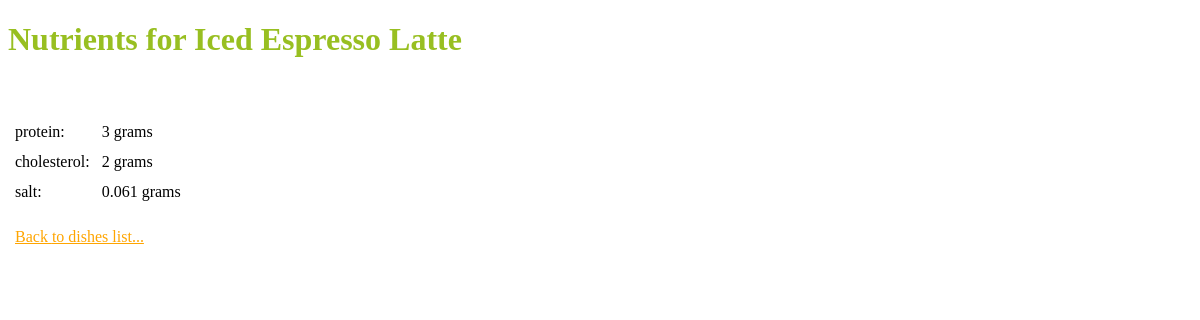
Screenshot of /dishNutrients.php?dish=4 with the database file from the repository.
### tables this page shows
CREATE TABLE IF NOT EXISTS `dish` (
  `id` int(11) NOT NULL AUTO_INCREMENT,
  `name` varchar(500) NOT NULL,
  `quantityPerPortion` int(11) NOT NULL,
  `portionUnit` int(11) NOT NULL,
  `calories` int(11) NOT NULL,
  `dishType` int(11) NOT NULL DEFAULT '1',
  PRIMARY KEY (`id`)
);

CREATE TABLE IF NOT EXISTS `nutrient` (
  `id` int(11) NOT NULL AUTO_INCREMENT,
  `name` varchar(100) NOT NULL,
  `unit` int(11) NOT NULL,
  `isImportant` tinyint(4) NOT NULL DEFAULT '0',
  PRIMARY KEY (`id`),
  KEY `unit` (`unit`)
);

CREATE TABLE IF NOT EXISTS `dishNutrients` (
  `dishId` int(11) NOT NULL,
  `nutrientId` int(11) NOT NULL,
  `quantity` float NOT NULL,
  PRIMARY KEY (`dishId`,`nutrientId`)
);

### Classes/Dish.php (called while the page is built, shortened)
<?php
include_once($_SERVER['DOCUMENT_ROOT'] . '/Classes/DishNutrient.php');
class Dish {
    private $name;
    public function getName() {
        return $this->name;
    }
    public function load($id) {
        $sql = "SELECT * FROM dish
                WHERE id = {$id}";
        $result = mysql_query($sql);
        $row = mysql_fetch_assoc($result);
        $this->name = $row['name'];
        return true;
    }
}
?>

### Classes/DishNutrient.php (called while the page is built, shortened)
<?php
class DishNutrient {
    private $name;
    private $unit;
    private $quantity;
    public function getName() {
        return $this->name;
    }
    public function getQuantity() {
        return $this->quantity;
    }
    public function setQuantity($quantity) {
        $this->quantity = $quantity;
    }
    public function getUnit() {
        return $this->unit;
    }
    public function load($id) {
        $sql = "SELECT * FROM nutrient
                WHERE id = {$id}";
        $result = mysql_query($sql);
        $row = mysql_fetch_assoc($result);
        $this->name = $row['name'];
        $this->unit = $row['unit'];
        $this->quantity = null;
        return true;
    }
    public static function getAllByDishId($id) {
        $sql = "SELECT dish.id as dish, dishNutrients.quantity, nutrient.id as nutrient
                FROM dishNutrients
                     INNER JOIN dish
                         ON dishNutrients.dishId = dish.id
                     INNER JOIN nutrient
                         ON dishNutrients.nutrientId = nutrient.id
                WHERE dish.id = {$id}";
        $result = mysql_query($sql);
        $nutrients = array();
        while ($row = mysql_fetch_assoc($result)) {
            $nutrients[$row['nutrient']] = new DishNutrient();
            $nutrients[$row['nutrient']]->load($row['nutrient']);
            $nutrients[$row['nutrient']]->setQuantity($row['quantity']);
        }
        return $nutrients;
    }
}
?>

### Classes/HelpClass.php (called while the page is built, shortened)
<?php
class HelpClass {
    public static function getUnits() {
        $sql = "SELECT * FROM unit";
        $result = mysql_query($sql);
        $units = array();
        while ($row = mysql_fetch_assoc($result)) {
            $units[$row['id']] = $row['name'];
        }
        return $units;
    }
}
?>

### dishNutrients.php (the view, shortened to what this page needs)
<?php
include_once('Classes/HelpClass.php');
include_once('Classes/Dish.php');
include_once('Classes/DishNutrient.php');
$units = HelpClass::getUnits();
$dish = null;
if (isset($_GET['dish'])) {
    $dish = new Dish();
    $dish->load($_GET['dish']);
} if ($dish) {
    $nutrients = DishNutrient::getAllByDishId($_GET['dish']);
} else {
    $nutrients = DishNutrient::getAllNutrients();
}
?>
<!DOCTYPE html>
<html>
    <head>
        <link rel="stylesheet" type="text/css" href="css/styles.css">
    </head>
    <body>
        <h1>  <?php echo $dish ? "Nutrients for {$dish->getName()}" : "List of all Nutrients" ?>
        </h1>
        <table>
            <tbody>
                <?php
                if (count($nutrients) > 0) {
                    foreach ($nutrients as $key => $nutrient) {
                        $q = $nutrient->getQuantity();
                        if ($q) {
                            echo "<tr>
                                    <td>{$nutrient->getName()}:
                                    </td>
                                    <td>{$q} {$units[$nutrient->getUnit()]}
                                    </td>
                                  </tr>";
                        } else {
                            echo "<tr>
                                    <td>{$nutrient->getName()} ({$units[$nutrient->getUnit()]})
                                    </td>
                                 </tr>";
                        }
                    }
                }
                ?>
                <tr>
                    <td style="padding-top: 20px;" <?php echo $dish ? "colspan=\"2\"" : ""?>>
                        <a href="dishesList.php" ><?php echo $dish ? "Back" : "Go"?> to dishes list...</a>
                    </td>
                </tr>
            </tbody>
        </table>
    </body>
</html>

### css/styles.css (style rules this page uses)
td { padding:5px; }
a { color: orange; }
h1 { color:#98BF21; }

### rows the page displays
dish: name "Iced Espresso Latte"
nutrient: name "protein", Unit "grams"
dishnutrients: quantity "3"
nutrient: name "cholesterol", Unit "grams"
dishnutrients: quantity "2"
nutrient: name "salt", Unit "grams"
dishnutrients: quantity "0.061"
